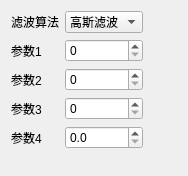
<?xml version="1.0" encoding="UTF-8"?>
<ui version="4.0">
 <class>smooth_preWdg</class>
 <widget class="QWidget" name="smooth_preWdg">
  <property name="geometry">
   <rect>
    <x>0</x>
    <y>0</y>
    <width>188</width>
    <height>176</height>
   </rect>
  </property>
  <property name="windowTitle">
   <string>smooth_preWdg</string>
  </property>
  <layout class="QGridLayout" name="gridLayout_2">
   <item row="0" column="0">
    <layout class="QGridLayout" name="gridLayout">
     <item row="0" column="0">
      <widget class="QLabel" name="label">
       <property name="text">
        <string>滤波算法</string>
       </property>
      </widget>
     </item>
     <item row="0" column="1">
      <widget class="QComboBox" name="cb_filtertype">
       <item>
        <property name="text">
         <string>高斯滤波</string>
        </property>
       </item>
       <item>
        <property name="text">
         <string>均值滤波</string>
        </property>
       </item>
       <item>
        <property name="text">
         <string>中值滤波</string>
        </property>
       </item>
       <item>
        <property name="text">
         <string>标准方差</string>
        </property>
       </item>
       <item>
        <property name="text">
         <string>对比度</string>
        </property>
       </item>
      </widget>
     </item>
     <item row="1" column="0">
      <widget class="QLabel" name="lb_param1">
       <property name="text">
        <string>参数1</string>
       </property>
      </widget>
     </item>
     <item row="1" column="1">
      <widget class="QSpinBox" name="sp_param1"/>
     </item>
     <item row="2" column="0">
      <widget class="QLabel" name="lb_param2">
       <property name="text">
        <string>参数2</string>
       </property>
      </widget>
     </item>
     <item row="2" column="1">
      <widget class="QSpinBox" name="sp_param2"/>
     </item>
     <item row="3" column="0">
      <widget class="QLabel" name="lb_param3">
       <property name="text">
        <string>参数3</string>
       </property>
      </widget>
     </item>
     <item row="3" column="1">
      <widget class="QSpinBox" name="sp_param3"/>
     </item>
     <item row="4" column="0">
      <widget class="QLabel" name="lb_param4">
       <property name="text">
        <string>参数4</string>
       </property>
      </widget>
     </item>
     <item row="4" column="1">
      <widget class="QDoubleSpinBox" name="sp_param4">
       <property name="decimals">
        <number>1</number>
       </property>
       <property name="maximum">
        <double>19.899999999999999</double>
       </property>
      </widget>
     </item>
    </layout>
   </item>
   <item row="0" column="1">
    <spacer name="horizontalSpacer">
     <property name="orientation">
      <enum>Qt::Horizontal</enum>
     </property>
     <property name="sizeHint" stdset="0">
      <size>
       <width>1</width>
       <height>20</height>
      </size>
     </property>
    </spacer>
   </item>
   <item row="1" column="0">
    <spacer name="verticalSpacer">
     <property name="orientation">
      <enum>Qt::Vertical</enum>
     </property>
     <property name="sizeHint" stdset="0">
      <size>
       <width>20</width>
       <height>4</height>
      </size>
     </property>
    </spacer>
   </item>
  </layout>
 </widget>
 <resources/>
 <connections/>
</ui>
